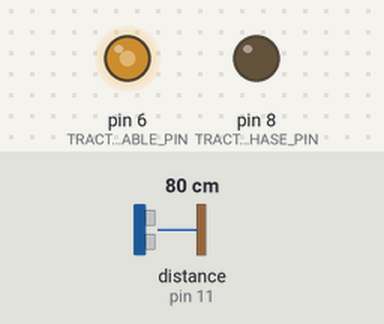
Simulated run of this sketch. Board: Arduino Uno, built with avr-gcc and run on an emulated ATmega328P. Parts: output pins drawn as LEDs (lit = HIGH). Wiring (inferred from the names in the program): ultrasonic range finder: trigger pin 12; echo pin 11. Inputs (shaded band) come from the test bench; at power-on: distance to the obstacle (sensor on pin 11) 80 cm. The echo pulse lasts 58.3 µs per cm; pins used as bus, display or sensor lines are not drawn.

Above: at 1.3 s.
1.4 s: distance to the obstacle (sensor on pin 11) set to 28 cm
2.9 s: distance to the obstacle (sensor on pin 11) set to 22 cm
At 3.4 s:
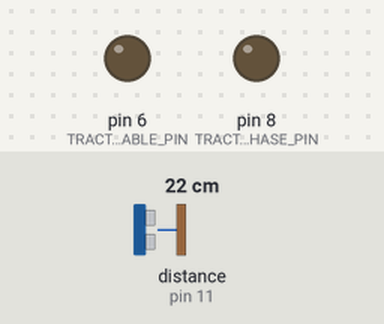
5.9 s: distance to the obstacle (sensor on pin 11) set to 35 cm
At 6.5 s:
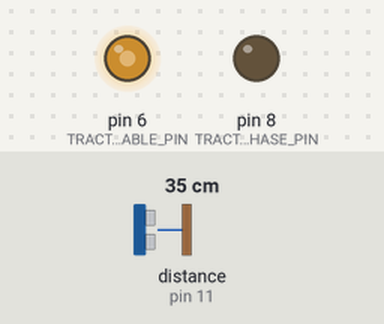
Timing chart, 0 to 8.9 s (numbered marks = the images above; inputs shaded):
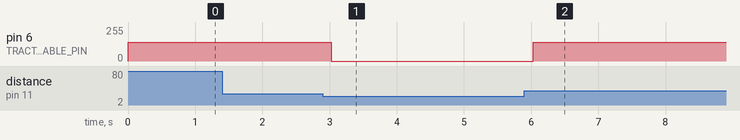

The sketch:

sketch_jun14a.ino
```cpp
// only forward, obst detect

#include <NewPing.h>

#define trigPin 12
#define echoPin 11
float duration, distance;
#define SERIAL_BAUDRATE 9600  // bps

// traction
#define TRACTION_PHASE_PIN 8
#define TRACTION_ENABLE_PIN 6

#define DIRECTION_FORWARD LOW
#define DIRECTION_BACKWARD HIGH


void setup() {
  // put your setup code here, to run once:
    pinMode(TRACTION_PHASE_PIN, OUTPUT);
    pinMode(TRACTION_ENABLE_PIN, OUTPUT);

    digitalWrite(TRACTION_PHASE_PIN, LOW);
    digitalWrite(TRACTION_ENABLE_PIN, LOW);

    pinMode(trigPin, OUTPUT);
    pinMode(echoPin, INPUT);


}

void loop() {
  car_forward();
  Obstacle_Detect();

}

void Obstacle_Detect()
{
  // Write a pulse to the HC-SR04 Trigger Pin

  digitalWrite(trigPin, LOW);
  delayMicroseconds(2);
  digitalWrite(trigPin, HIGH);
  delayMicroseconds(10);
  digitalWrite(trigPin, LOW);

  // Measure the response from the HC-SR04 Echo Pin

  duration = pulseIn(echoPin, HIGH);

  // Determine distance from duration
  // Use 343 metres per second as speed of sound

  distance = (duration / 2) * 0.0343;

  // Send results to Serial Monitor

  Serial.print("Distance = ");
//  if (distance >= 400 || distance <= 2) {
//     Serial.println("Out of range");
//  }
//  else {
//    Serial.print(distance);
//    Serial.println(" cm");
//    delay(500);
//  }
    if (distance <= 25)
    {
      car_stop();
    }
  delay(500);

}

void init_serial_interface(void)
{
  Serial.begin(SERIAL_BAUDRATE);  // opens serial port, sets baudrate to 9600 bps
}
void car_stop(void)
{
  digitalWrite(TRACTION_PHASE_PIN, LOW);
  analogWrite(TRACTION_ENABLE_PIN, 0);
}
void car_forward()
{
  digitalWrite(TRACTION_PHASE_PIN, DIRECTION_FORWARD);
  analogWrite(TRACTION_ENABLE_PIN, 140);
}
```

Measured:
- the behaviour switches between 25 and 24 cm on distance to the obstacle (sensor on pin 11) (found by bisection; images 0 and 1)
- after the input at 1.4 s, every drawn part: stays the same
- after the input at 2.9 s, pin 6 (TRACTION_ENABLE_PIN): 140/255 → 0/255 after 0.12 s
- after the input at 5.9 s, pin 6 (TRACTION_ENABLE_PIN): 0/255 → 140/255 after 0.13 s
